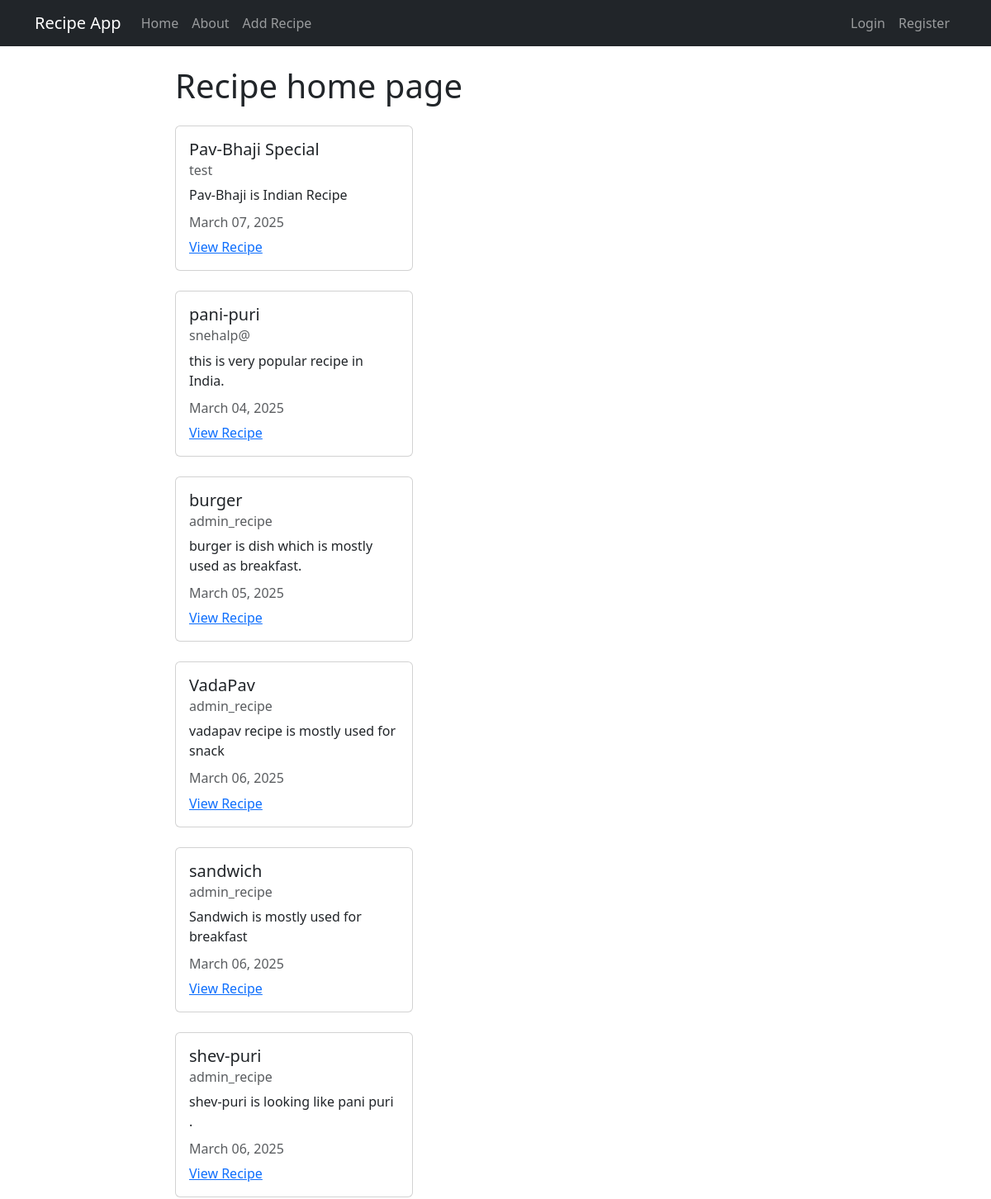
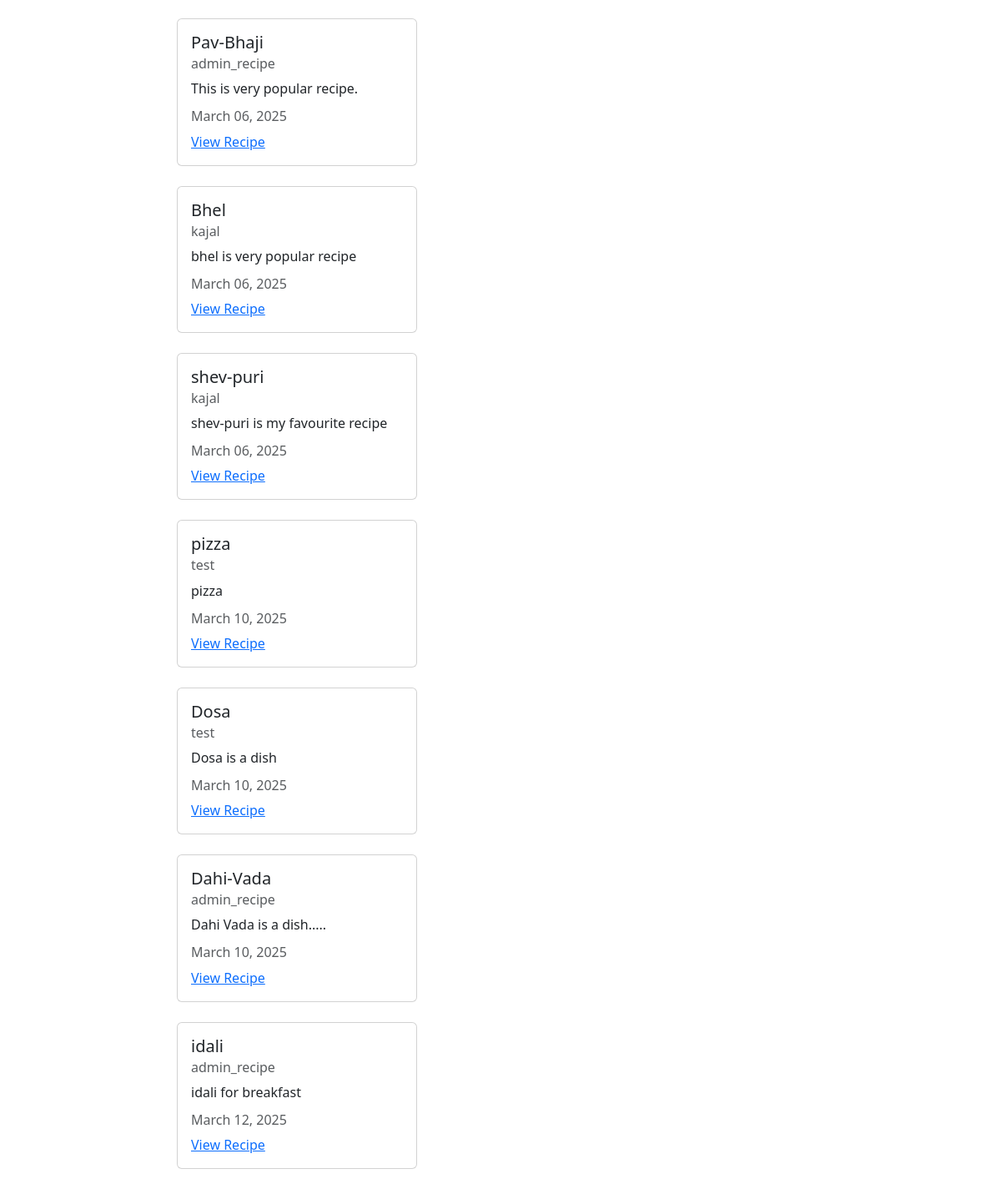
The page / on the database its author committed (2 pictures, top to bottom).
### recipes/models.py (models this page shows, shortened)
class Recipe(models.Model):
    title=models.CharField(max_length=100)
    description=models.TextField()
    author=models.ForeignKey(User,on_delete=models.CASCADE)
    created_at=models.DateTimeField(auto_now_add=True)
    updated_at=models.DateTimeField(auto_now=True)

### recipes/views.py (the view)
# urls.py: path('',views.RecipeListView.as_view(),name="recipes-home"),
class RecipeListView(ListView):
    model=models.Recipe
    template_name='recipes/home.html'
    context_object_name='recipes'

### recipes/templates/recipes/home.html
{% extends 'recipes/base.html'%}
{% block content%}
    <h1>Recipe home page</h1>
    {% for recipe in recipes%}
       <div class="card my-4" style="width: 18rem;">
        <div class="card-body">
          <h5 class="card-title">{{recipe.title}}</h5>
          <h6 class="card-subtitle mb-2 text-body-secondary">{{recipe.author}}</h6>
          <p class="card-text">{{recipe.description}}</p>
          <h6 class="card-subtitle mb-2 text-body-secondary">{{recipe.updated_at | date:"F d, Y"}}</h6>
          <a href="{%url 'recipes-detail' recipe.pk%}" class="card-link">View Recipe</a>
        </div>
      </div>
    {% endfor %}
{%endblock content%}

### rows shown on the page
Recipe: title "Pav-Bhaji Special", author "test", description "Pav-Bhaji is Indian Recipe", updated_at "March 07, 2025"
Recipe: title "pani-puri", author "snehalp@", description "this is very popular recipe in India.", updated_at "March 04, 2025"
Recipe: title "burger", author "admin_recipe", description "burger is dish which is mostly used as breakfast.", updated_at "March 05, 2025"
Recipe: title "VadaPav", author "admin_recipe", description "vadapav recipe is mostly used for snack", updated_at "March 06, 2025"
Recipe: title "sandwich", author "admin_recipe", description "Sandwich is mostly used for breakfast", updated_at "March 06, 2025"
Recipe: title "shev-puri", author "admin_recipe", description "shev-puri is looking like pani puri .", updated_at "March 06, 2025"
Recipe: title "Pav-Bhaji", author "admin_recipe", description "This is very popular recipe.", updated_at "March 06, 2025"
Recipe: title "Bhel", author "kajal", description "bhel is very popular recipe", updated_at "March 06, 2025"
Recipe: title "shev-puri", author "kajal", description "shev-puri is my favourite recipe", updated_at "March 06, 2025"
Recipe: title "pizza", author "test", description "pizza", updated_at "March 10, 2025"
Recipe: title "Dosa", author "test", description "Dosa is a dish", updated_at "March 10, 2025"
Recipe: title "Dahi-Vada", author "admin_recipe", description "Dahi Vada is a dish.....", updated_at "March 10, 2025"
Recipe: title "idali", author "admin_recipe", description "idali for breakfast", updated_at "March 12, 2025"
